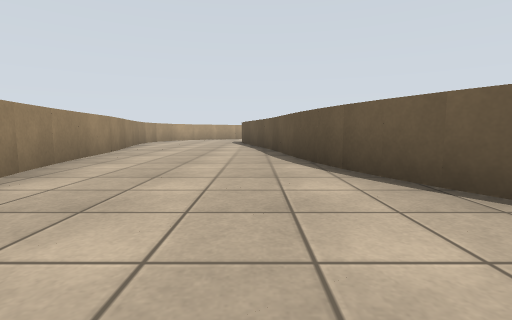
View 1 (above)

17 first-person views from a walk through a Gazebo world. The camera is 0.24 m above the floor, tilts 6° down and sees 85° across. The floor is counted in squares, 0.5 m on a side. Each view is taken from the middle of a square. On the plan, view 1 faces up. The plan holds only what a view shows up to about 9 squares ahead; the rest is blank.

View 2
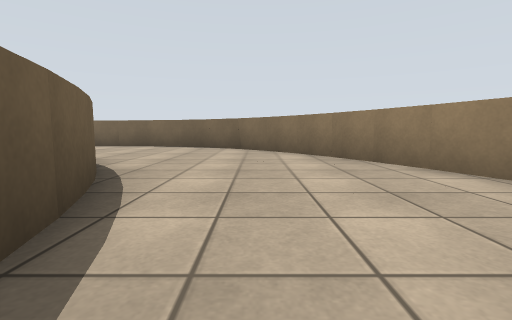

View 3
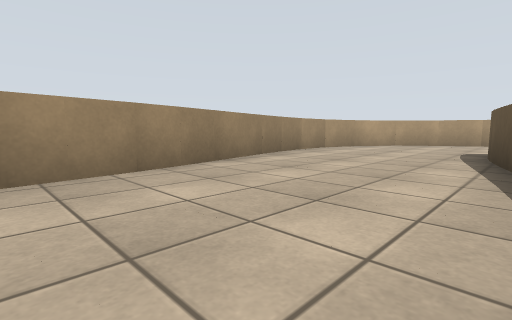

View 4
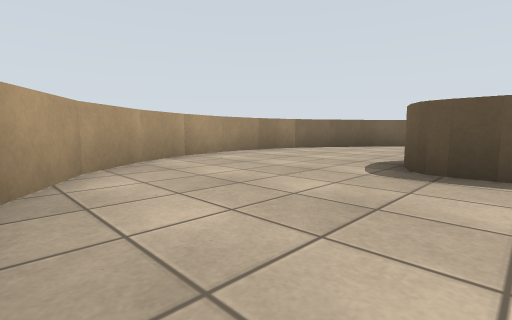

View 5
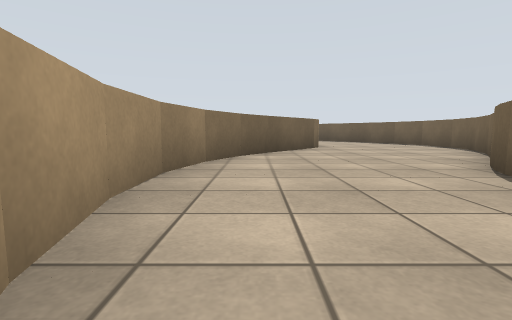

View 6
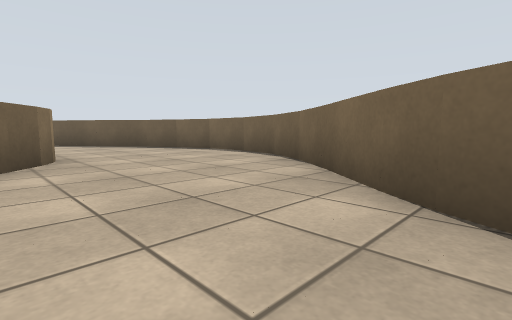

View 7
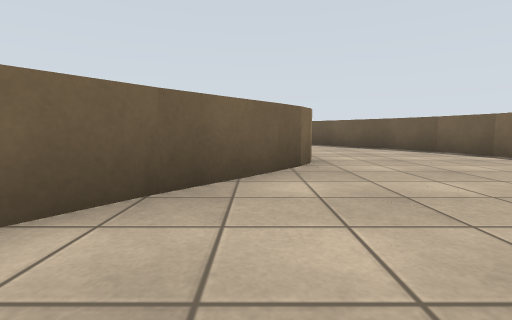

View 8
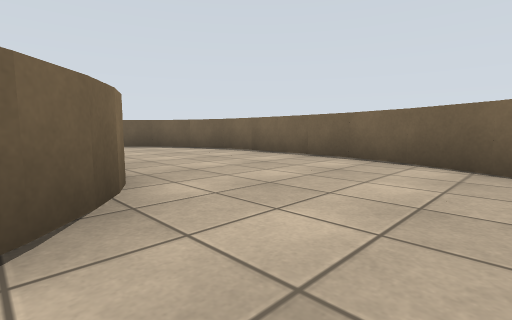

View 9
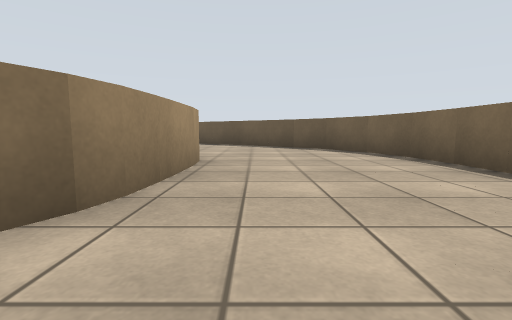

View 10
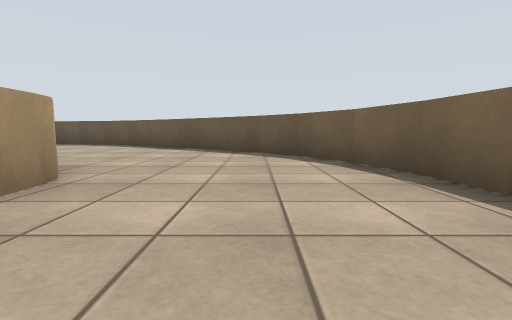

View 11
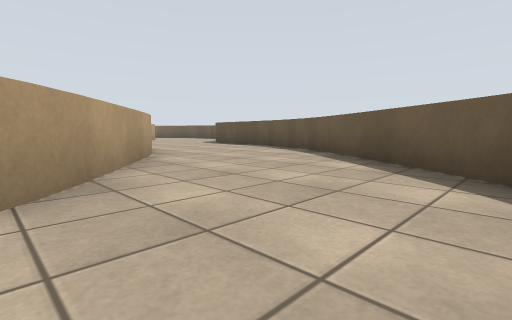

View 12
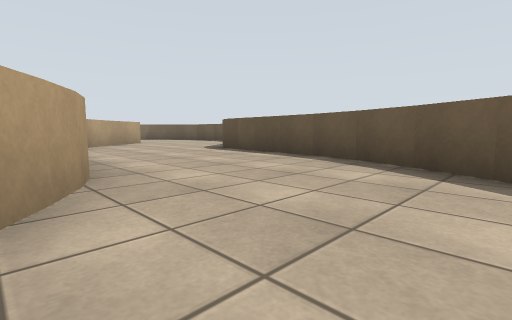

View 13
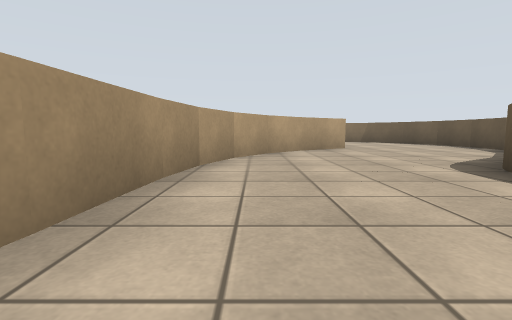

View 14
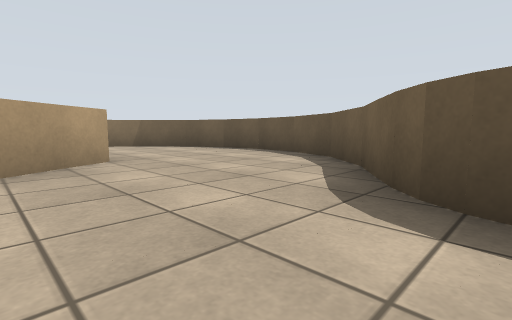

View 15
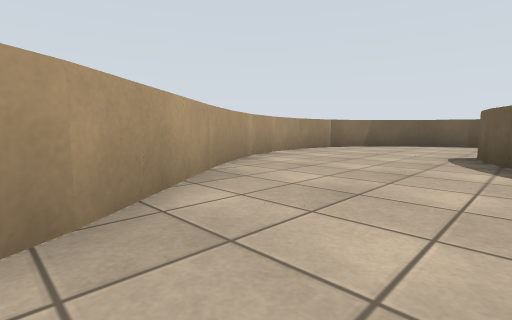

View 16
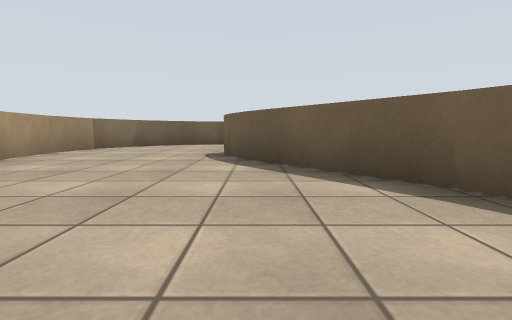

View 17
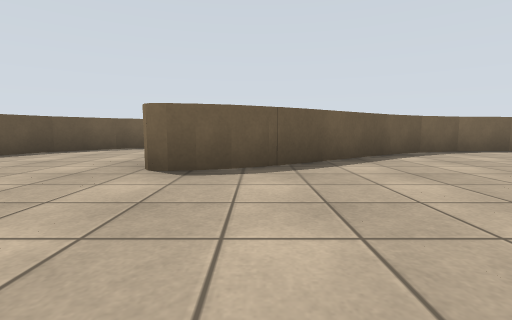

### Floor plan
Ten units are one square. View 1 is at (0, 0); x grows to the right and y downward. Boxes are objects, and circles mark ways between rooms. Rooms are numbered by the first view taken in them; rooms with no view inside come last. Other rooms are left out.
<svg viewBox="-48 -169 226 213">
<path fill="none" stroke="#000" d="M38 0 31 -3 24 -9M40 0 34 -1M53 2 36 0 29 -5M33 37 43 38M4 23 13 30 23 35 34 37M19 -17 12 -30M43 39 61 39M-3 16 5 24M64 1 52 2M-9 8 -2 17M60 39 71 38M70 38 82 35M-18 -7 -9 10M81 35 93 28M-4 -100 -6 -113M-6 -112 -6 -117M-3 -121 1 -123M10 -123 15 -120M14 -121 39 -102M-42 -101 -34 -69M5 -69 -3 -101M-34 -71 -28 -31M-43 -122 -43 -110 -42 -100M-22 -153 -32 -145 -39 -134 -43 -120M8 -48 4 -70M0 -160 -12 -158 -23 -153M13 -161 -1 -160M24 -158 11 -161M34 -152 23 -158M-28 -32 -26 -27M49 -142 33 -153M54 -137 47 -143M13 -28 7 -48M-25 -24 -18 -6M100 21 122 -5M121 -5 130 -21M82 -17 77 -9 72 -3M73 -5 70 -1M93 28 101 21M121 -107 112 -99M113 -100 106 -89M135 -117 119 -106M118 -122 123 -125 128 -126M106 -90 102 -78M139 -72 143 -77 157 -87M156 -86 166 -96 172 -110M100 -109 119 -123M138 -68 140 -74 145 -79M102 -79 100 -68 100 -51M171 -109 173 -123M173 -121 171 -134 165 -146 156 -156 144 -163 130 -164M136 -39 139 -69M95 -152 80 -141M109 -160 94 -152M120 -163 108 -159M131 -164 118 -163M98 -42 96 -36M134 -30 136 -41M97 -38 82 -17M130 -21 134 -31M61 -132 57 -134M74 -136 70 -133M59 -135 54 -139M80 -141 73 -135M72 -95 84 -99M83 -98 94 -104M60 -94 73 -95M93 -103 100 -109M47 -97 61 -94M37 -103 48 -97"/>
<circle cx="-7" cy="-20" r="3" fill="#2a7"/>
<circle cx="85" cy="15" r="3" fill="#2a7"/>
<circle cx="40" cy="-120" r="3" fill="#2a7"/>
<circle cx="105" cy="-25" r="3" fill="#2a7"/>
<circle cx="95" cy="-125" r="3" fill="#2a7"/>
<text x="30" y="10">1</text>
<text x="-10" y="-100">2</text>
<text x="100" y="0">3</text>
<text x="130" y="-100">4</text>
<text x="70" y="-120">5</text>
</svg>
Room 1 opens to room 2. Room 1 opens to room 3. Room 2 opens to room 5. Room 3 opens to room 4. Room 4 opens to room 5.

Where each view was taken, in squares from view 1:
view 1: 0 up, 0 right, facing up
view 2: 5 up, 0 right, facing down
view 3: 5 up, 0 right, facing up-left
view 4: 11 up, 4 left, facing up-right
view 5: 15 up, 2 left, facing right
view 6: 14 up, 1 right, facing down-right
view 7: 14 up, 2 right, facing right
view 8: 1 up, 1 right, facing down-right
view 9: 1 down, 2 right, facing right
view 10: 2 down, 4 right, facing right
view 11: 2 down, 7 right, facing up-right
view 12: 1 up, 9 right, facing up-right
view 13: 4 up, 11 right, facing up
view 14: 7 up, 12 right, facing up-right
view 15: 12 up, 7 right, facing up-right
view 16: 12 up, 7 right, facing right
view 17: 16 up, 12 right, facing down
